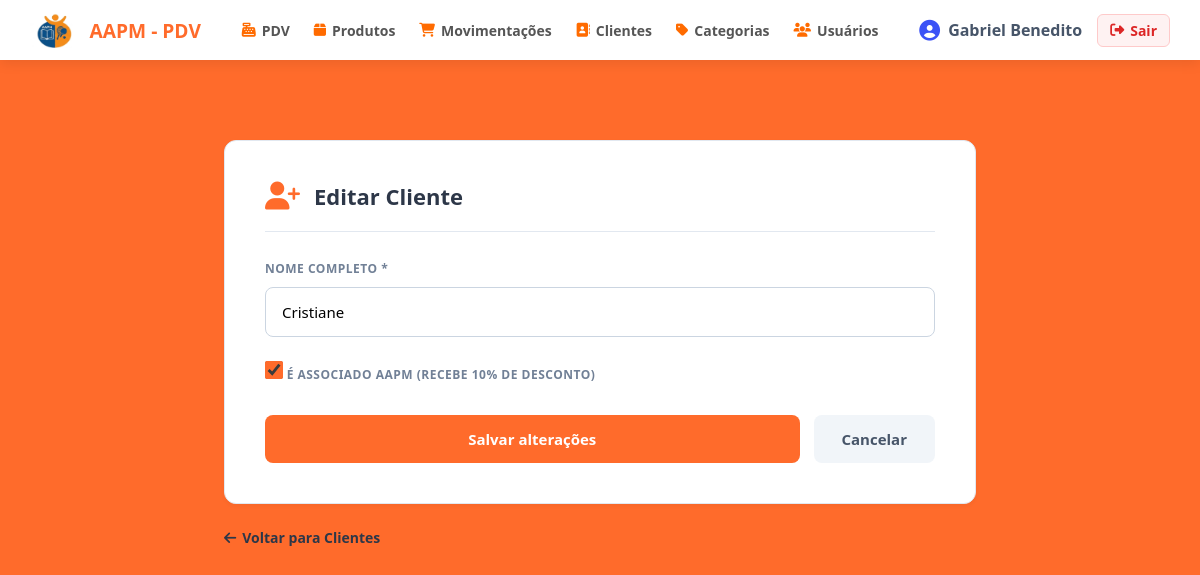
The page /clientes/1/editar (signed in) on the database as committed earlier.
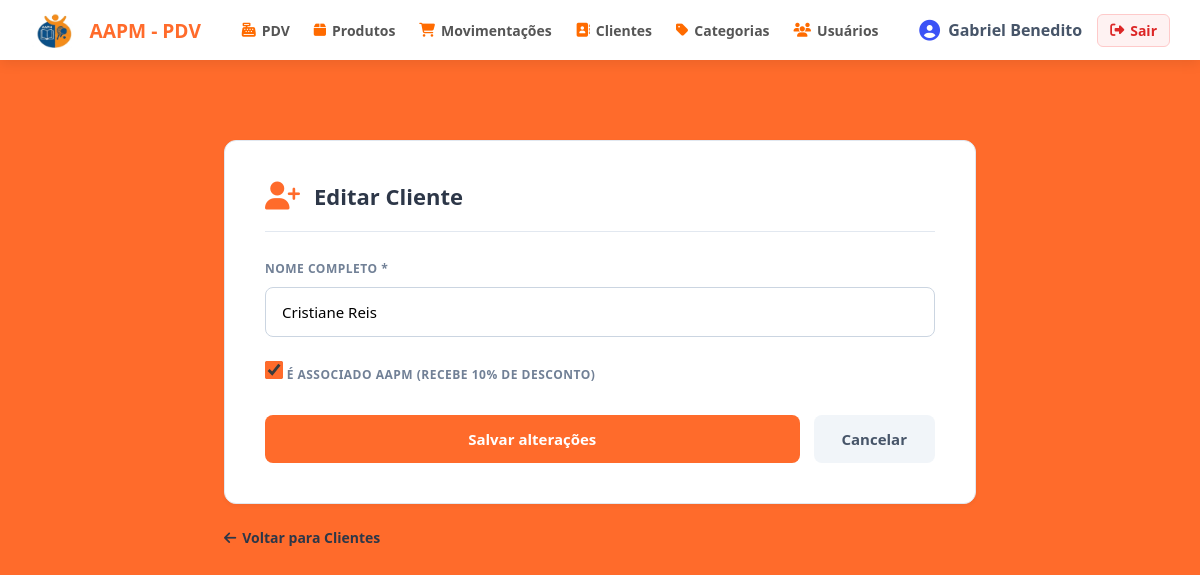
The same page on the database as committed later.
### app/models/cliente.py (models this page shows, shortened)
class Cliente(Base):
    __tablename__ = "clientes"
    id         = Column(Integer, primary_key=True, index=True)
    nome       = Column(String(150), nullable=False, index=True)
    is_associado = Column(Boolean, default=False, nullable=False)
    ativo      = Column(Boolean, default=True)
    criado_em  = Column(DateTime, server_default=func.now())
    vendas = relationship("Venda", back_populates="cliente")

### app/controllers/cliente_controller.py (the view)
@router.get("/{cliente_id}/editar")
def form_editar(
    cliente_id: int,
    request: Request,
    db: Session = Depends(get_db),
    admin = Depends(get_admin)
):
    editando = db.query(Cliente).filter(Cliente.id == cliente_id).first()
    if not editando:
        return RedirectResponse(url="/clientes", status_code=302)
    return templates.TemplateResponse(
        request,
        "clientes/form.html",
        {"request": request, "usuario": admin, "editando": editando}
    )

### app/templates/clientes/form.html (shortened to what this page needs)
{% extends "base.html" %}
{% block content %}
<div class="page-container">
    <div class="form-card">
        <div class="header-info">
            <i class="fa-solid fa-user-plus header-icon"></i>
            <div class="header-title">
                {% if editando %}Editar Cliente{% else %}Novo Cliente{% endif %}
            </div>
        </div>
        <form action="{% if editando %}/clientes/{{ editando.id }}/editar{% else %}/clientes/novo{% endif %}" method="post">
            <div class="form-group">
                <label for="nome">Nome Completo *</label>
                <input type="text" id="nome" name="nome" placeholder="Digite o nome do cliente"
                       value="{% if editando %}{{ editando.nome }}{% elif valores %}{{ valores.nome }}{% endif %}" required autofocus>
            </div>
            <div class="form-group">
                <label class="checkbox-group">
                    <input type="checkbox" name="is_associado" value="true"
                        {{ 'checked' if (editando and editando.is_associado) or (valores and valores.is_associado) }}>
                    <span>É associado AAPM (recebe 10% de desconto)</span>
                </label>
            </div>
            <div class="actions-container">
                <button type="submit" class="btn-salvar">
                    {% if editando %}Salvar alterações{% else %}Cadastrar cliente{% endif %}
                </button>
                <a href="/clientes" class="btn-cancelar">Cancelar</a>
            </div>
        </form>
    </div>
    <a href="/clientes" class="back-link">
        <i class="fa-solid fa-arrow-left"></i> Voltar para Clientes
    </a>
</div>
{% endblock %}

Rows that differ between the two databases and show on the page:
changed Cliente: nome "Cristiane" → "Cristiane Reis"
